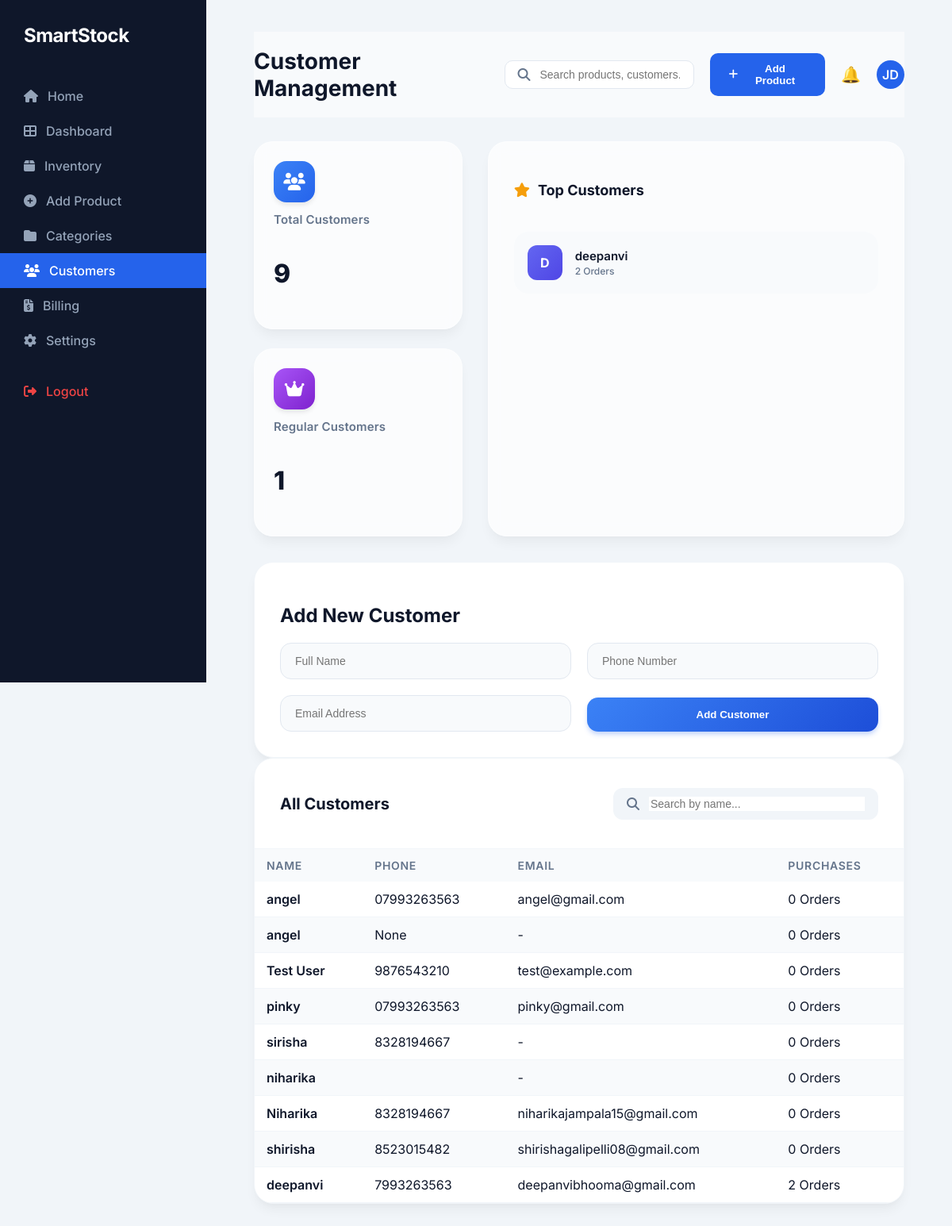
Page /smart/customers2/ (signed in) on the earlier database version.
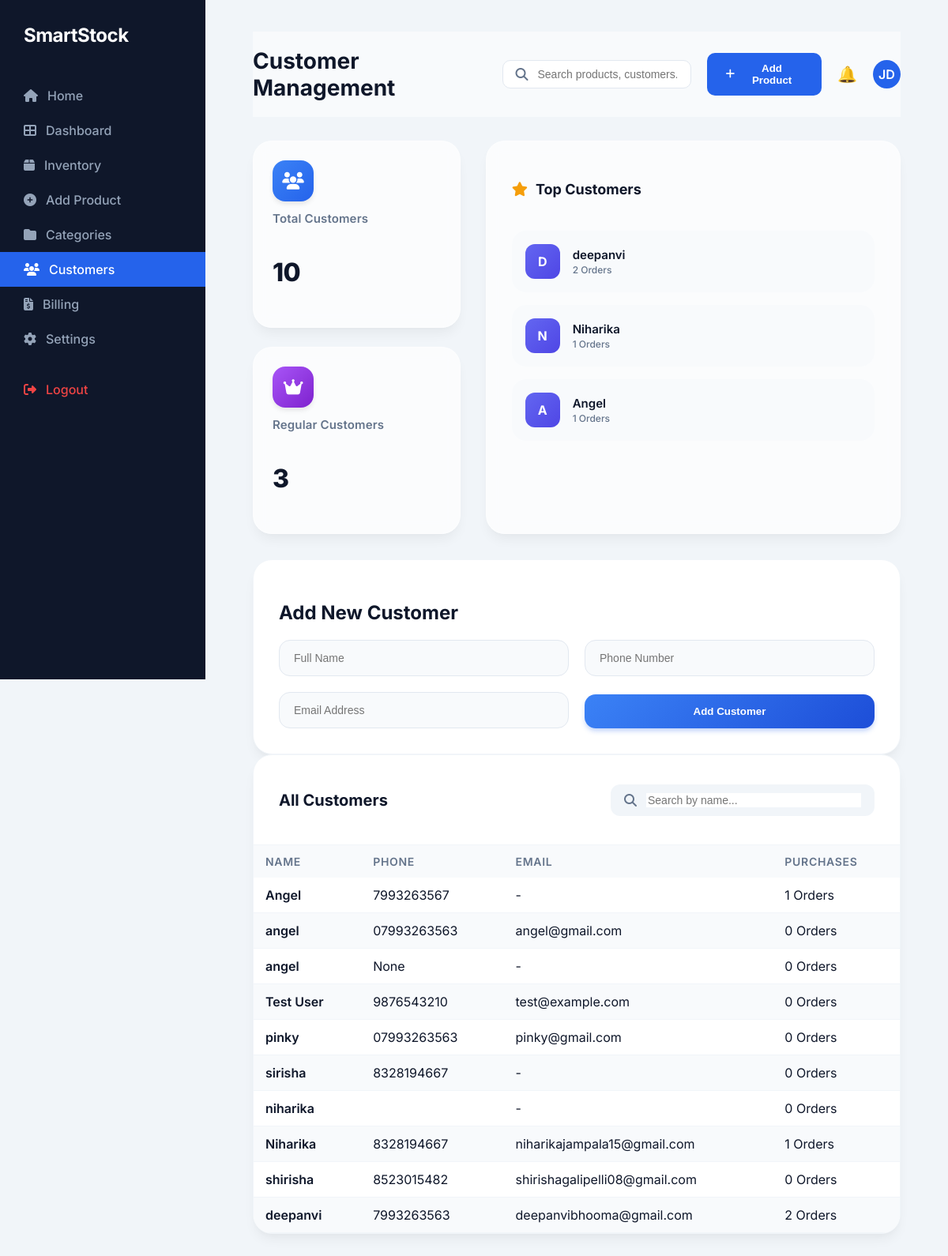
Same page on the later database version.
### smartapp/models.py (models this page shows, shortened)
class Customer(models.Model):
    name = models.CharField(max_length=100)
    phone = models.CharField(max_length=15, blank=True, null=True)
    email = models.EmailField(blank=True, null=True)
    created_at = models.DateTimeField(auto_now_add=True)

### smartapp/views.py (the view, shortened to what this page needs)
# urls.py: path('customers2/', views.customers2_view, name='customers2'),
@login_required
def customers2_view(request):
    customers_list = Customer.objects.annotate(
        total_purchases=Count('bill')
    ).order_by('-id')
    total_customers = customers_list.count()
    regular_customers_count = customers_list.filter(total_purchases__gt=0).count()
    today = timezone.now().date()
    new_today = Customer.objects.filter(created_at__date=today).count()
    regular_customers = customers_list.filter(total_purchases__gt=0).order_by('-total_purchases')[:3]
    context = {
        'customers': customers_list,
        'total_customers': total_customers,
        'regular_customers_count': regular_customers_count,
        'new_today': new_today,
        'regular_customers': regular_customers,
    }
    return render(request, 'customers2.html', context)

### smartapp/templates/customers2.html (shortened to what the changed rows need)
{% load static %}
<!DOCTYPE html>
<html lang="en">
<head>
    <link rel="stylesheet" href="{% static 'dashboard2.css' %}">
    <link rel="stylesheet" href="{% static 'navbar.css' %}">
    <link rel="stylesheet" href="{% static 'customer_modern.css' %}">
    <link href="https://cdnjs.cloudflare.com/ajax/libs/font-awesome/6.5.0/css/all.min.css" rel="stylesheet">
</head>
<body>
    <div class="container">
        <main class="main-content">
            {% include 'topbar.html' with page_title='Customer Management' %}
            <div class="customers-container">
                <div class="stats-grid">
                    <div class="stats-left">
                        <div class="stat-card">
                            <div class="stat-icon blue"><i class="fas fa-users"></i></div>
                            <div class="stat-label">Total Customers</div>
                            <h2 class="stat-value">{{ total_customers }}</h2>
                        </div>
                        <div class="stat-card">
                            <div class="stat-icon purple"><i class="fas fa-crown"></i></div>
                            <div class="stat-label">Regular Customers</div>
                            <h2 class="stat-value">{{ regular_customers_count }}</h2>
                        </div>
                    </div>
                    <div class="top-customers-card">
                        <div class="top-cust-list">
                            {% for rc in regular_customers %}
                            <div class="top-cust-item">
                                <div class="cust-avatar">{{ rc.name|slice:":1"|upper }}</div>
                                <div class="cust-details">
                                    <span class="cust-name">{{ rc.name }}</span>
                                    <span class="cust-orders">{{ rc.total_purchases }} Orders</span>
                                </div>
                            </div>
                            {% empty %}
                            <div class="empty-state">No regular customers yet.</div>
                            {% endfor %}
                        </div>
                    </div>
                </div>
                <div class="customers-content">
                    <div class="main-column">
                        <div class="form-card">
                            <h2>Add New Customer</h2>
                        </div>
                        <div class="table-card">
                            <div class="table-header">
                                <h2>All Customers</h2>
                            </div>
                            <table>
                                <thead>
                                    <tr>
                                        <th>Name</th>
                                        <th>Phone</th>
                                        <th>Email</th>
                                        <th>Purchases</th>
                                    </tr>
                                </thead>
                                <tbody id="cust-table-body">
                                    {% for customer in customers %}
                                    <tr class="cust-row">
                                        <td class="cust-name-cell">{{ customer.name }}</td>
                                        <td>{{ customer.phone }}</td>
                                        <td>{{ customer.email|default:"-" }}</td>
                                        <td>{{ customer.total_purchases }} Orders</td>
                                    </tr>
                                    {% empty %}
                                    <tr>
                                        <td colspan="4">No customers found.</td>
                                    </tr>
                                    {% endfor %}
                                </tbody>
                            </table>
                        </div>
                    </div>
                </div>
            </div>
        </main>
    </div>
</body>
</html>

Differences in the rows shown:
now on one of the page's lists (row unchanged): Customer: name "N", name "Niharika", total_purchases "1"
computed for Customer "Niharika": total_purchases "0" → "1"
added Customer: name "A", name "Angel", total_purchases "1", phone "7993263567", email "-"
Other differences:
{{ total_customers }}: "9" → "10"
{{ regular_customers_count }}: "1" → "3"
